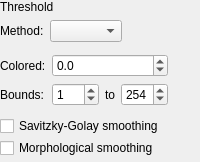
       <widget class="QWidget" name="thresholdOptions">
        <layout class="QVBoxLayout" name="verticalLayout_11">
         <property name="leftMargin">
          <number>0</number>
         </property>
         <property name="topMargin">
          <number>0</number>
         </property>
         <property name="rightMargin">
          <number>0</number>
         </property>
         <property name="bottomMargin">
          <number>0</number>
         </property>
         <item>
          <widget class="SectionHeading" name="thresholdOptionsHeading">
           <property name="text">
            <string>Threshold</string>
           </property>
          </widget>
         </item>
         <item>
          <layout class="QHBoxLayout" name="horizontalLayout_22">
           <item>
            <widget class="QLabel" name="thresholMethodLabel">
             <property name="buddy">
              <cstring>thresholdMethodBox</cstring>
             </property>
             <property name="toolTip">
              <string>How the page is converted to black and white. Otsu uses one threshold for the whole page; the other methods adapt it to each area of the page, which helps with uneven lighting.</string>
             </property>
             <property name="text">
              <string>Method:</string>
             </property>
            </widget>
           </item>
           <item>
            <widget class="QComboBox" name="thresholdMethodBox">
             <property name="toolTip">
              <string>How the page is converted to black and white. Otsu uses one threshold for the whole page; the other methods adapt it to each area of the page, which helps with uneven lighting.</string>
             </property>
            </widget>
           </item>
           <item>
            <spacer name="horizontalSpacer_41">
             <property name="orientation">
              <enum>Qt::Horizontal</enum>
             </property>
             <property name="sizeHint" stdset="0">
              <size>
               <width>1</width>
               <height>1</height>
              </size>
             </property>
            </spacer>
           </item>
          </layout>
         </item>
         <item>
          <widget class="QStackedWidget" name="binarizationOptions">
           <property name="currentIndex">
            <number>1</number>
           </property>
           <widget class="QWidget" name="page"/>
           <widget class="QWidget" name="page_2"/>
          </widget>
         </item>
         <item>
          <layout class="QGridLayout" name="allMethodsLayout">
           <item row="0" column="0">
            <widget class="QLabel" name="coloredDimmingLabel">
             <property name="buddy">
              <cstring>coloredDimmingSB</cstring>
             </property>
             <property name="toolTip">
              <string>Colored pixels before the conversion to black and white: positive values darken them, so colored text becomes black; negative values lighten them, so colored stamps or highlighter marks disappear. The more saturated a color, the stronger the effect. 0 changes nothing.</string>
             </property>
             <property name="text">
              <string>Colored:</string>
             </property>
            </widget>
           </item>
           <item row="0" column="1" colspan="3">
            <widget class="QDoubleSpinBox" name="coloredDimmingSB">
             <property name="toolTip">
              <string>Colored pixels before the conversion to black and white: positive values darken them, so colored text becomes black; negative values lighten them, so colored stamps or highlighter marks disappear. The more saturated a color, the stronger the effect. 0 changes nothing.</string>
             </property>
             <property name="keyboardTracking">
              <bool>false</bool>
             </property>
             <property name="decimals">
              <number>1</number>
             </property>
             <property name="minimum">
              <double>-1.000000000000000</double>
             </property>
             <property name="maximum">
              <double>2.000000000000000</double>
             </property>
             <property name="singleStep">
              <double>0.100000000000000</double>
             </property>
            </widget>
           </item>
           <item row="1" column="0">
            <widget class="QLabel" name="boundsLabel">
             <property name="buddy">
              <cstring>lowerBoundSB</cstring>
             </property>
             <property name="toolTip">
              <string>Pixels darker than the lower bound always become black, pixels lighter than the upper bound always white, whatever the method computes. 1 and 254 leave the method alone.</string>
             </property>
             <property name="text">
              <string>Bounds:</string>
             </property>
            </widget>
           </item>
           <item row="1" column="1">
            <widget class="QSpinBox" name="lowerBoundSB">
             <property name="toolTip">
              <string>Pixels darker than this always become black.</string>
             </property>
             <property name="keyboardTracking">
              <bool>false</bool>
             </property>
             <property name="minimum">
              <number>0</number>
             </property>
             <property name="maximum">
              <number>255</number>
             </property>
             <property name="value">
              <number>1</number>
             </property>
            </widget>
           </item>
           <item row="1" column="2">
            <widget class="QLabel" name="boundsToLabel">
             <property name="text">
              <string>to</string>
             </property>
            </widget>
           </item>
           <item row="1" column="3">
            <widget class="QSpinBox" name="upperBoundSB">
             <property name="toolTip">
              <string>Pixels lighter than this always become white.</string>
             </property>
             <property name="keyboardTracking">
              <bool>false</bool>
             </property>
             <property name="minimum">
              <number>0</number>
             </property>
             <property name="maximum">
              <number>255</number>
             </property>
             <property name="value">
              <number>254</number>
             </property>
            </widget>
           </item>
           <item row="0" column="4" rowspan="2">
            <spacer name="allMethodsSpacer">
             <property name="orientation">
              <enum>Qt::Horizontal</enum>
             </property>
             <property name="sizeHint" stdset="0">
              <size>
               <width>1</width>
               <height>1</height>
              </size>
             </property>
            </spacer>
           </item>
          </layout>
         </item>
         <item>
          <layout class="QVBoxLayout" name="smoothingOptionsLayout">
           <property name="spacing">
            <number>2</number>
           </property>
           <property name="topMargin">
            <number>4</number>
           </property>
           <property name="bottomMargin">
            <number>4</number>
           </property>
           <item>
            <widget class="QCheckBox" name="savitzkyGolaySmoothingCB">
             <property name="toolTip">
              <string>Smooths the grayscale image before the conversion to black and white, for smoother letter edges.</string>
             </property>
             <property name="text">
              <string>Savitzky-Golay smoothing</string>
             </property>
            </widget>
           </item>
           <item>
            <widget class="QCheckBox" name="morphologicalSmoothingCB">
             <property name="toolTip">
              <string>Smooths the edges of the black and white result: single pixels sticking out or missing at the edges of the letters are removed or filled.</string>
             </property>
             <property name="text">
              <string>Morphological smoothing</string>
             </property>
            </widget>
           </item>
          </layout>
         </item>
        </layout>
       </widget>
